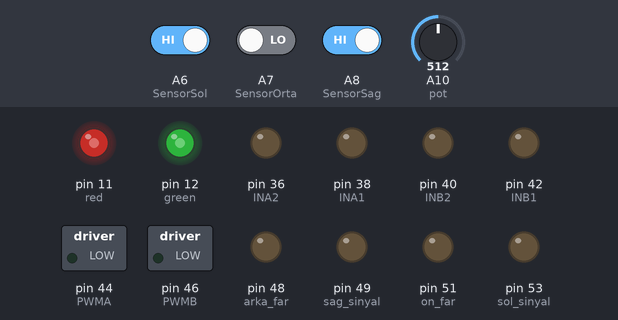
This sketch was run on a simulated Arduino Mega 2560, built with avr-gcc and run on an emulated ATmega2560. Parts: switched loads named in the sketch (green lamp = pin HIGH), output pins drawn as LEDs (lit = HIGH). The test bench sets the inputs (shaded band); at power-on: A10 (pot) = 512, A6 (SensorSol) HIGH, A8 (SensorSag) HIGH, A7 (SensorOrta) LOW.

Above: at 1.2 s.
1.3 s: A10 (pot) set to 716
At 1.7 s:
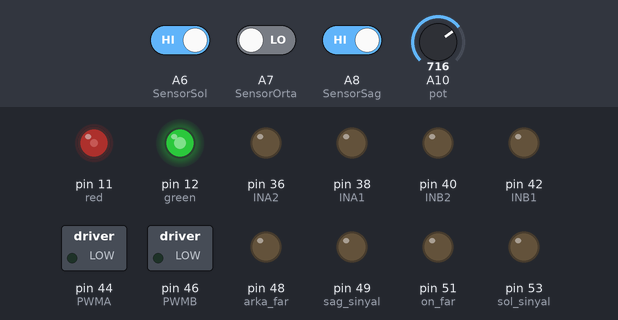
2.8 s: A6 (SensorSol) driven LOW
At 4.0 s:
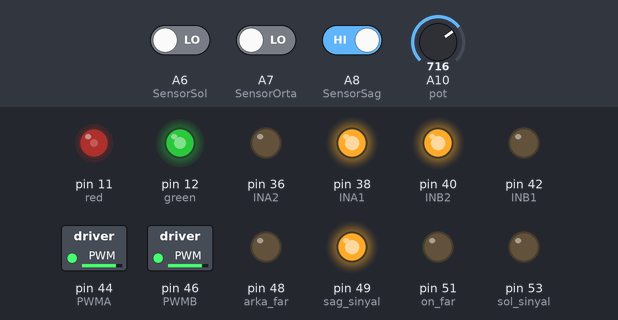
4.3 s: A8 (SensorSag) driven LOW
At 5.2 s:
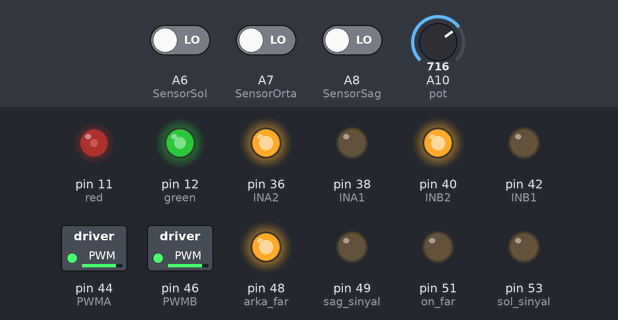
5.8 s: A7 (SensorOrta) driven HIGH
At 6.4 s:
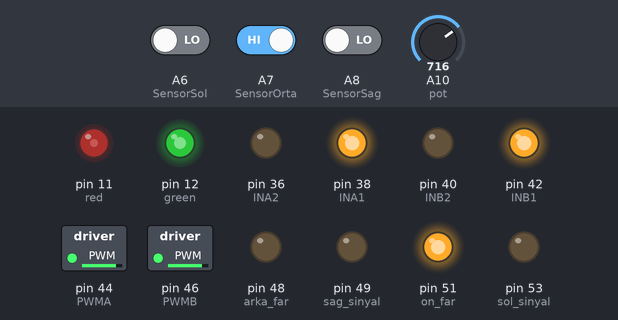
7.3 s: A10 (pot) set to 900
At 8.5 s:
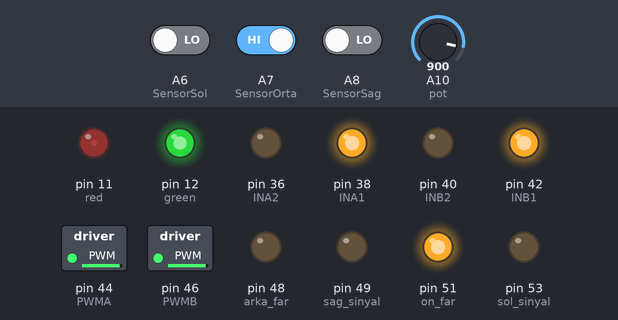
8.8 s: A6 (SensorSol) driven HIGH
At 9.8 s:
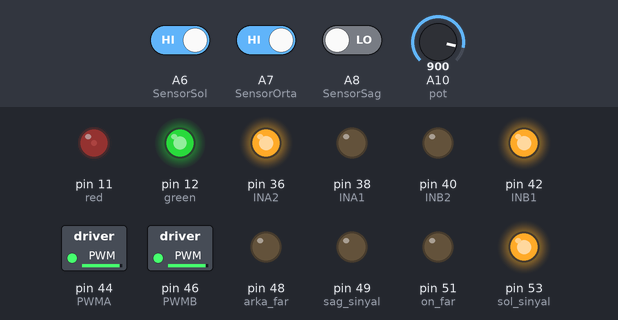
Timing chart, 0 to 11.3 s (numbered marks = the images above; inputs shaded):
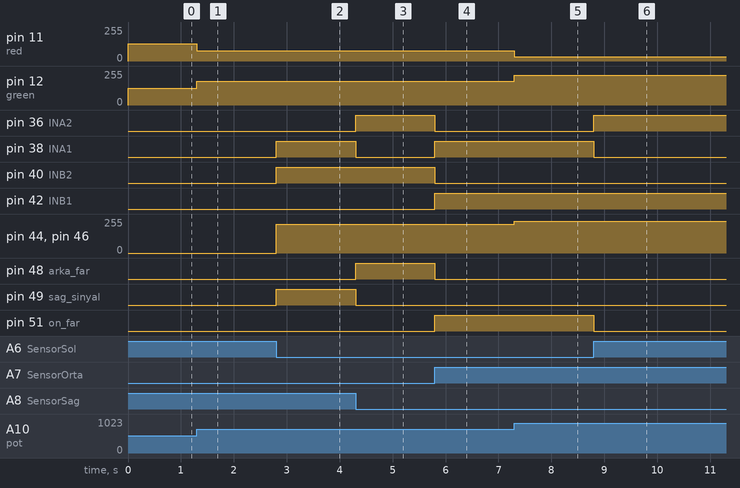

Measured:
- after the input at 1.3 s, pin 11 (red): 128/255 → 77/255 at once; pin 12 (green): 127/255 → 178/255 at once
- after the input at 2.8 s, pin 38 (INA1), pin 40 (INB2), pin 49 (sag_sinyal): LOW → HIGH at once; pin 44 (PWMA), pin 46 (PWMB): 0/255 → 215/255 at once
- after the input at 4.3 s, pin 36 (INA2), pin 48 (arka_far): LOW → HIGH at once; pin 38 (INA1), pin 49 (sag_sinyal): HIGH → LOW at once
- after the input at 5.8 s, pin 36 (INA2), pin 40 (INB2), pin 48 (arka_far): HIGH → LOW at once; pin 38 (INA1), pin 42 (INB1), pin 51 (on_far): LOW → HIGH at once
- after the input at 7.3 s, pin 11 (red): 77/255 → 31/255 at once; pin 12 (green): 178/255 → 224/255 at once; pin 44 (PWMA), pin 46 (PWMB): 215/255 → 239/255 at once
- after the input at 8.8 s, pin 36 (INA2), pin 53 (sol_sinyal): LOW → HIGH at once; pin 38 (INA1), pin 51 (on_far): HIGH → LOW at once

The sketch:

cizgi.ino
```cpp
#define SensorSol A6
#define SensorOrta A7
#define SensorSag A8

#define pot A10
int hiz, pot_deger, led_deger;
#define INA1 38
#define INA2 36
#define INB1 42
#define INB2 40
#define PWMA 44
#define PWMB 46

#define red 11
#define green 12

#define on_far 51
#define arka_far 48
#define sol_sinyal 53
#define sag_sinyal 49

void ileri(int hiz) {
  digitalWrite (INA1, 1);
  digitalWrite (INA2, 0);
  analogWrite (PWMA, hiz);

  digitalWrite (INB1, 1);
  digitalWrite (INB2, 0);
  analogWrite (PWMB, hiz);

  digitalWrite(on_far, HIGH);
  digitalWrite(arka_far, LOW);
  digitalWrite(sol_sinyal, LOW);
  digitalWrite(sag_sinyal, LOW);
}


void sag1(int hiz) {
  digitalWrite (INA1, 1);
  digitalWrite (INA2, 0);
  analogWrite (PWMA, hiz);

  digitalWrite (INB1, 0);
  digitalWrite (INB2, 1);
  analogWrite (PWMB, hiz);

  digitalWrite(on_far, LOW);
  digitalWrite(arka_far, LOW);
  digitalWrite(sol_sinyal, LOW);
  digitalWrite(sag_sinyal, HIGH);
}


void sol1(int hiz) {
  digitalWrite (INA1, 0);
  digitalWrite (INA2, 1);
  analogWrite (PWMA, hiz);

  digitalWrite (INB1, 1);
  digitalWrite (INB2, 0);
  analogWrite (PWMB, hiz);

  digitalWrite(on_far, LOW);
  digitalWrite(arka_far, LOW);
  digitalWrite(sol_sinyal, HIGH);
  digitalWrite(sag_sinyal, LOW);
}
void dur() {
  digitalWrite (INA1, 0);
  digitalWrite (INA2, 0);
  analogWrite (PWMA, 0);

  digitalWrite (INB1, 0);
  digitalWrite (INB2, 0);
  analogWrite (PWMB, 0);
}
void geri(int hiz) {
  digitalWrite (INA1, 0);
  digitalWrite (INA2, 1);
  analogWrite (PWMA, hiz);

  digitalWrite (INB1, 0);
  digitalWrite (INB2, 1);
  analogWrite (PWMB, hiz);

  digitalWrite(on_far, LOW);
  digitalWrite(arka_far, HIGH);
  digitalWrite(sol_sinyal, LOW);
  digitalWrite(sag_sinyal, LOW);
}

void setup() {

  pinMode(SensorSol, INPUT);
  pinMode(SensorOrta, INPUT);
  pinMode(SensorSag, INPUT);

  pinMode(red, OUTPUT);
  pinMode(green, OUTPUT);

  pinMode(INA1, OUTPUT); // Sensör ve Motorların Giriş-Çıkış bilgilerini belirtiyoruz.
  pinMode(INA2, OUTPUT);

  pinMode(INB1, OUTPUT);
  pinMode(INB2, OUTPUT);

  pinMode(on_far, OUTPUT);
  pinMode(arka_far, OUTPUT);
  pinMode(sag_sinyal, OUTPUT);
  pinMode(sol_sinyal, OUTPUT);

}

void loop() {

  pot_deger = analogRead(pot);
  hiz = map(pot_deger, 0, 1023, 125, 255);
  led_deger = map(pot_deger, 0, 1023, 0, 255);

  analogWrite(red, 255-led_deger);
  analogWrite(green, led_deger);

  if (pot_deger == 0) {
    dur();
  }

  else if (digitalRead(SensorSol) == 0 && digitalRead(SensorOrta) == 1 && digitalRead(SensorSag) == 0) { // Orta sensör çizgiyi gördüğünde robot ileri gitsin.
    ileri(hiz);
  }

  else if (digitalRead(SensorSol) == 0 && digitalRead(SensorOrta) == 0 && digitalRead(SensorSag) == 1) { // Sağ sensör çizgiyi gördüğünde robot sağa dönsün.
    sag1(hiz);
  }

  else if (digitalRead(SensorSol) == 1 && digitalRead(SensorOrta) == 0 && digitalRead(SensorSag) == 0) { // Sol sensör çizgiyi gördüğünde robot sola dönsün.
    sol1(hiz);
  }

  else if (digitalRead(SensorSol) == 0 && digitalRead(SensorOrta) == 0 && digitalRead(SensorSag) == 0) {
    geri(hiz);
  }
  else if (digitalRead(SensorSol) == 0 && digitalRead(SensorOrta) == 1 && digitalRead(SensorSag) == 1) {
    sag1(hiz);
  }
  else if (digitalRead(SensorSol) == 1 && digitalRead(SensorOrta) == 0 && digitalRead(SensorSag) == 1) {
    dur();
  }
  else if (digitalRead(SensorSol) == 1 && digitalRead(SensorOrta) == 1 && digitalRead(SensorSag) == 0) {
    sol1(hiz);
  }


}
```
